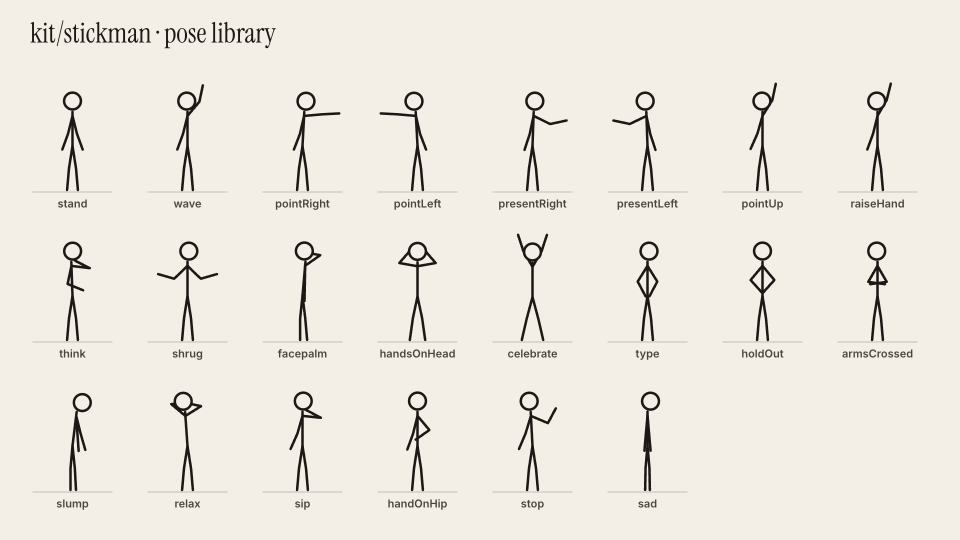
#> input picture kit/stickman/poses.png, 1920 x 1080 px (shown at 1/2 size)
$ python scopes.py ../stickman/poses.png 1.0
#> lines starting #> are read from the running program, lines starting #| are printed output that depends on the picture; after the words box and inside, x2 and y2 are one past the last pixel; in counts of white or black regions, pixels touching at a corner belong together
### kit/look/look.py
"""The footage look: grade the speaker and lift them off the room.

Measured against 11 top channels (kit/refs/REFERENCE.md): their subject is the brightest thing in frame (centre minus
edge +5..+46 luma), blacks sit at 7-23, whites at 220-245, highlights are warm (R-B about +25) and skin stays on the
skin line (hue 107-142 deg, chroma 21-26). Phone footage in a white room is the opposite: the wall is brightest (-24..-44),
blacks are milky (20-30), whites clip near 218 and highlights are neutral.

For each frame:
  1. the Vision person mask is smoothed over time (flicker) and tightened;
  2. a clean plate of the empty room (median of uncovered pixels over the clip) adds back what Vision misses
     (fast, motion-blurred hands) and is removed from the edge pixels (no white halo on dark backdrops);
  3. the person is graded: per-clip black/white points, a gentle S-curve on luma only, warm highlights / slightly cool
     shadows, saturation up except on skin;
  4. written as an RGBA WebP cut-out (the composition puts it on a designed backdrop), and optionally as a "relit" JPEG
     where the real room is kept but pulled down ~1.3 stops with a warm practical glow.

    python3 kit/look/look.py <frames_dir> <mask_dir> <out_dir> [--relit] [--only=f00800,f00801] [--workers=8]
"""
import json
import sys
from multiprocessing import Pool
from pathlib import Path

import cv2
import numpy as np

# grade targets (0..1 sRGB): the person's black point, and where their skin sits (references: skin luma 0.31-0.49)
BLACK, SKIN = 0.035, 0.45
S_CURVE = 0.22            # 0 = linear; strength of the luma S-curve
WARM_HI, COOL_SH = 0.022, 0.014
SAT, SKIN_SAT = 1.16, 1.03


def smoothstep(a, b, x):
    t = np.clip((x - a) / (b - a), 0, 1)
    return t * t * (3 - 2 * t)


def luma(img):
    return img[..., 0] * 0.2126 + img[..., 1] * 0.7152 + img[..., 2] * 0.0722


def load_rgb(p):
    return cv2.cvtColor(cv2.imread(str(p), cv2.IMREAD_COLOR), cv2.COLOR_BGR2RGB).astype(np.float32) / 255


def load_mask(p):
    return cv2.imread(str(p), cv2.IMREAD_GRAYSCALE).astype(np.float32) / 255


def skin_weight(img):
    r, g, b = img[..., 0] * 255, img[..., 1] * 255, img[..., 2] * 255
    cb = 128 - 0.168736 * r - 0.331264 * g + 0.5 * b
    cr = 128 + 0.5 * r - 0.418688 * g - 0.081312 * b
    return np.exp(-(((cb - 108) / 14) ** 2 + ((cr - 152) / 12) ** 2))


# [177 lines left out: functions clip_levels, refine_mask, clean_plate, room_diff, solidify_blur, fill_holes and 5 more, not called in this run]


_PLATE = {}


# [44 lines left out: functions work, main, not called in this run]


# [2 lines that do not run on import are left out]

### kit/look/scopes.py
"""Scopes and numbers for judging a grade like a colourist, instead of eyeballing a thumbnail.

    python3 kit/look/scopes.py <video|image> <seconds> [out.png]        -> the frame + waveform + vectorscope (skin line)
    python3 kit/look/scopes.py <video|image> <seconds> --json           -> the numbers only

Numbers (0..1 display values unless noted):
  black / white      1st / 99th percentile luma (deep blacks ~0.02-0.06, whites ~0.85-0.95, nothing pinned at 0 or 1)
  clip_lo / clip_hi  share of pixels crushed below 0.01 / blown above 0.99
  skin_luma          median luma of skin (talking heads: ~0.40-0.55)
  skin_hue           skin hue angle on the vectorscope (atan2(Cr, Cb), degrees); the skin-tone line is ~123
  skin_off           skin hue minus 123: + = toward yellow/olive, - = toward red/magenta (keep within about +-8)
  skin_sat           skin chroma (|CbCr|); natural skin ~0.05-0.11, above ~0.14 reads orange
  wall_luma          median luma of the background band above the head
  wall_cast          background chroma and hue: a "neutral" wall has chroma < 0.02; hue tells the cast
  contrast           luma std over the frame

QA for a graded clip (look v2 targets, measured on the YuNet face box; a pass/warn table per frame + a summary):

    python3 kit/look/scopes.py qa <video|image> [more ...] [--every=2] [--faces=<source clip>] [--track=face.json]
                                  [--matte=<dir>] [--json=out.json]

  skin_hue   atan2(Cr, Cb) of the face (BT.709), target 123 +- 4 deg; shot-to-shot drift <= 2 deg
  skin_c     2|CbCr| of the face (1.0 = the vectorscope's edge), target 0.20-0.32 (orange above ~0.32)
  skin_y     mean Y' of the face 0.40-0.55, skin_p90 <= 0.70
  black      0.5th-percentile Y' >= 0.01 (crushed below), <= 0.07 (milky above)
  clip       largest clipped (Y' > 0.985) blob as % of the frame: lamps only, < 1 %
  sep        face Y' minus background Y' >= 0.08 (background: matte < 0.05, else beside and above the head)
  bg_c       background median chroma <= skin chroma
"""
import json
import subprocess
import sys
from pathlib import Path

import cv2
import numpy as np

sys.path.insert(0, str(Path(__file__).resolve().parent))
from look import luma, skin_weight  # noqa: E402

SKIN_LINE = 123.0


def ycbcr(img):
    r, g, b = img[..., 0], img[..., 1], img[..., 2]
    y = 0.2126 * r + 0.7152 * g + 0.0722 * b
    return y, (b - y) / 1.8556, (r - y) / 1.5748


def stats(img, face=None):
    """img: HxWx3 float 0..1 (display RGB). face = (cx, cy, head_w) from the head track: skin is then measured on the
    cheeks and forehead (a fixed region, so the number doesn't move with the grade); without it, by a skin-colour mask."""
    H, W = img.shape[:2]
#> H = 1080; W = 1920
    y, cb, cr = ycbcr(img)
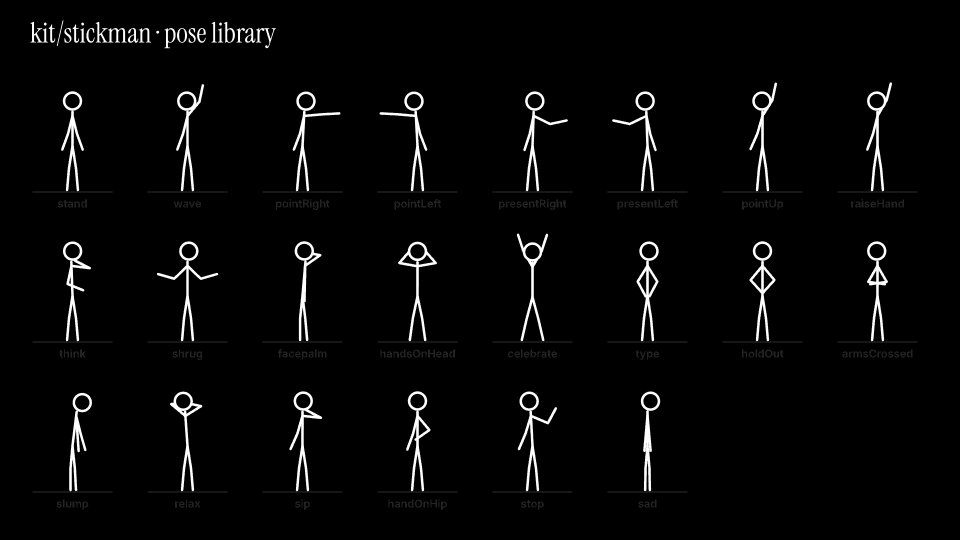
#> cb: shape (1080, 1920) float32 (shown at 1/2 size); min -0.0179, max -0.00723, mean -0.0176; drawn with min black and max white
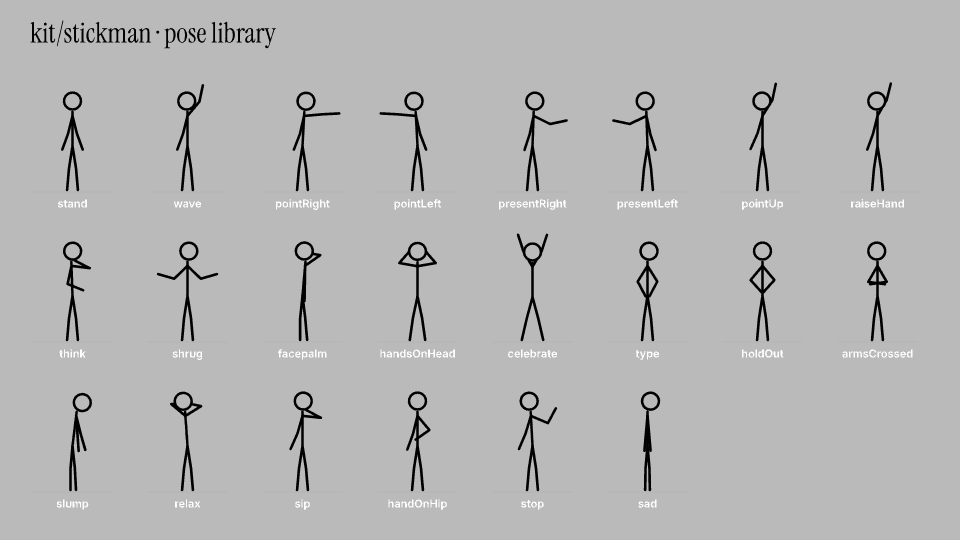
#> cr: shape (1080, 1920) float32 (shown at 1/2 size); min 0.00642, max 0.013, mean 0.0111; drawn with min black and max white
    if face is not None:
        cx, cy, hw = face
        sk = np.zeros((H, W), bool)
        sk[int(cy - 0.42 * hw):int(cy + 0.12 * hw), int(cx - 0.32 * hw):int(cx + 0.32 * hw)] = True
        sk &= (y > 0.12) & (y < 0.95)                                       # not hair / eyes / speculars
    else:
        sk = skin_weight(img) > 0.6
#> in skin_weight, `return np.exp(-(((cb - 108) / 14) ** 2 + ((cr - 152) / 12) ** 2))`:
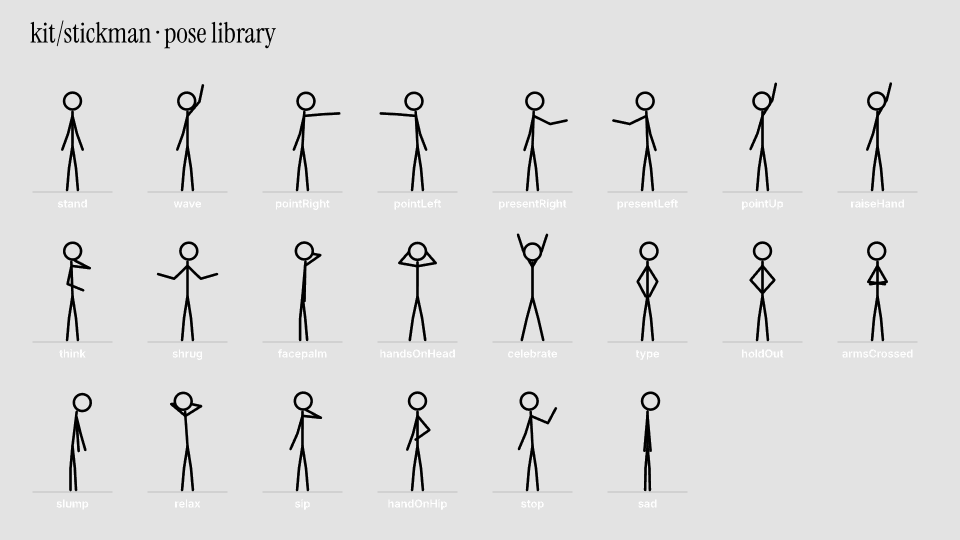
#> returned value: shape (1080, 1920) float32 (shown at 1/2 size); min 0.00615, max 0.0162, mean 0.0149; drawn with min black and max white
#> sk: shape (1080, 1920) bool; every value is 0
    sk[: int(H * 0.08)] = False
    top = np.zeros_like(sk); top[int(H * 0.04):int(H * 0.22), :] = True
    top &= ~(skin_weight(img) > 0.3)
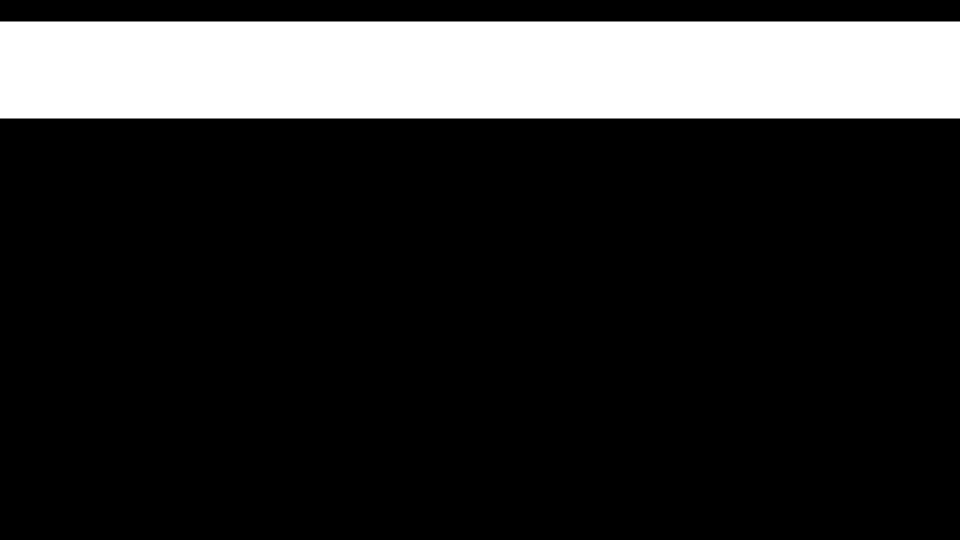
#> top: shape (1080, 1920) bool (shown at 1/2 size); 18% white; 1 white region, box (x1, y1, x2, y2) and area: (0, 43, 1920, 237) 372480
    top[:, int(W * 0.35):int(W * 0.65)] = False                         # the head is usually in the middle
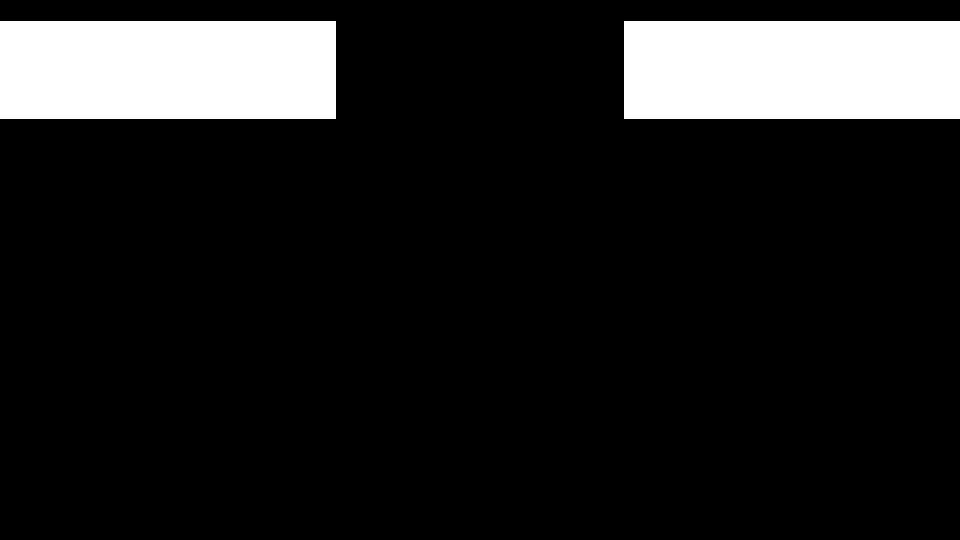
#> top: shape (1080, 1920) bool (shown at 1/2 size); 12.6% white; 2 white regions, box (x1, y1, x2, y2) and area: (0, 43, 672, 237) 130368, (1248, 43, 1920, 237) 130368
    out = {"black": float(np.percentile(y, 1)), "white": float(np.percentile(y, 99)),
           "clip_lo": float((y < 0.01).mean()), "clip_hi": float((y > 0.99).mean()), "contrast": float(y.std())}
#> out = {'black': 0.0958, 'white': 0.935, 'clip_lo': 0, 'clip_hi': 0, 'contrast': 0.139}
    if sk.sum() > 200:
        scb, scr = float(np.median(cb[sk])), float(np.median(cr[sk]))
        hue = float(np.degrees(np.arctan2(scr, scb)))
        out.update({"skin_luma": float(np.median(y[sk])), "skin_hue": hue, "skin_off": hue - SKIN_LINE, "skin_sat": float(np.hypot(scb, scr))})
    if top.sum() > 200:
        wcb, wcr = float(np.median(cb[top])), float(np.median(cr[top]))
#> wcb = -0.0179; wcr = 0.0112
        out.update({"wall_luma": float(np.median(y[top])), "wall_chroma": float(np.hypot(wcb, wcr)), "wall_hue": float(np.degrees(np.arctan2(wcr, wcb)))})
    return {k: round(v, 4) for k, v in out.items()}


# [27 lines left out: function scope_image, not called in this run]


def frame(src, t):
    if src.lower().endswith((".png", ".jpg", ".jpeg", ".webp")):
        return cv2.cvtColor(cv2.imread(src), cv2.COLOR_BGR2RGB).astype(np.float32) / 255
    raw = subprocess.run(["ffmpeg", "-v", "error", "-ss", str(t), "-i", src, "-frames:v", "1", "-f", "image2pipe", "-vcodec", "png", "-"], capture_output=True, check=True).stdout
    return cv2.cvtColor(cv2.imdecode(np.frombuffer(raw, np.uint8), cv2.IMREAD_COLOR), cv2.COLOR_BGR2RGB).astype(np.float32) / 255


# ------------------------------------------------------------------------------------------------------------ v2 QA
TARGETS = {  # name: (lo, hi, unit, what a miss looks like)
    "skin_hue": (SKIN_LINE - 4, SKIN_LINE + 4, "deg", "off the skin line (> yellow/olive, < magenta)"),
    "skin_c": (0.20, 0.32, "", "pale / orange skin"),
    "skin_y": (0.40, 0.55, "", "dark / hot face"),
    "skin_p90": (0.0, 0.70, "", "hot spots on the face"),
    "black": (0.01, 0.07, "", "crushed / milky blacks"),
    "clip": (0.0, 1.0, "%", "large clipped areas"),
    "sep": (0.08, 1.0, "", "face not separated from the room"),
    "bg_c": (0.0, None, "", "room more colourful than the skin"),
}


# [48 lines left out: functions measure, verdict, not called in this run]


COLS = ("skin_hue", "skin_c", "skin_y", "skin_p90", "black", "clip", "sep", "bg_c")


# [56 lines left out: functions table, qa, not called in this run]


if __name__ == "__main__":
    if sys.argv[1] == "qa":
        def _a(n, d=None):
            return next((a.split("=", 1)[1] for a in sys.argv if a.startswith(f"--{n}=")), d)
        rows = qa([a for a in sys.argv[2:] if not a.startswith("--")], float(_a("every", 2.0)), _a("track"), _a("matte"), _a("faces"))
        print(table(rows))
        if _a("json"):
            Path(_a("json")).write_text(json.dumps([{"frame": l, **{k: round(v, 4) for k, v in m.items()}} for l, m in rows], indent=1))
        sys.exit(0)
    src, t = sys.argv[1], float(sys.argv[2])
    img = frame(src, t)
    print(json.dumps(stats(img)))
#| {"black": 0.0958, "white": 0.9352, "clip_lo": 0.0, "clip_hi": 0.0, "contrast": 0.1393, "wall_luma": 0.9352, "wall_chroma": 0.0212, "wall_hue": 147.916}
    out = next((a for a in sys.argv[3:] if not a.startswith("--")), None)
    if out:
        cv2.imwrite(out, scope_image(img))
